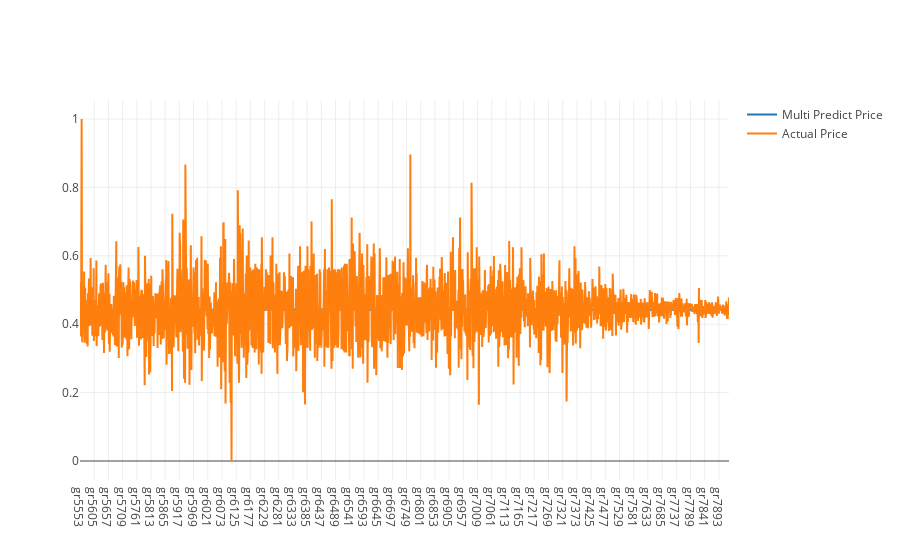

Notebook cell for this chart:
### Code cell
py.iplot([multi_predict_chart, actual_chart])

### Figure 1 — Plotly figure (JSON) as saved in the notebook; plotly's stock layout.template omitted (floating-point values rounded to 4 significant figures; data arrays with more than 128 entries replaced by an {"elided": "..."} marker saying what was removed)
{"data": [{"name": "Multi Predict Price", "type": "scatter", "uid": "8bde4d58-accd-4187-8f58-0223b2cea896", "x": {"elided": "2378 str values"}, "y": {"elided": "2378 float values"}}, {"name": "Actual Price", "type": "scatter", "uid": "603b9730-e235-4c33-a8ec-564e93775b21", "x": {"elided": "2378 str values"}, "y": {"elided": "2378 float values"}}], "layout": {}}
